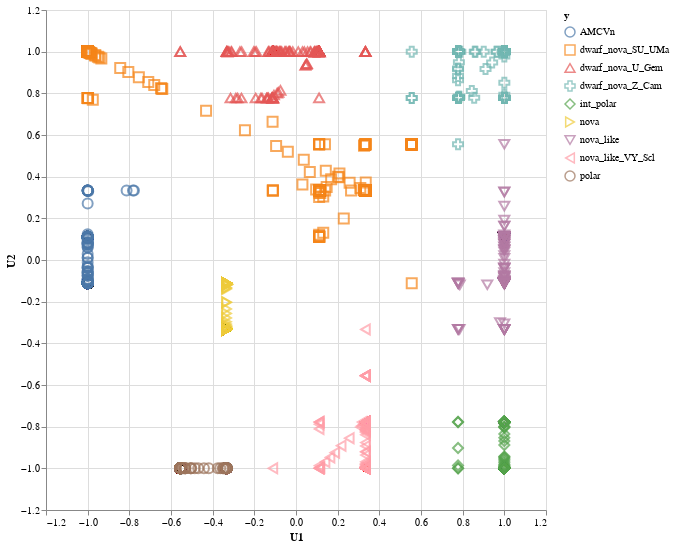

The notebook cell saved with this chart:
### Code cell
alt.Chart(mean_u_labels, width=500, height=500).mark_point(size=100).encode(
    x='U1', 
    y='U2',
    color= 'y',
    shape='y',
    tooltip=['y']
    # opacity=alt.condition(selection, alt.value(1), alt.value(0.2))
    )

### Figure 1 — Vega-Lite specification as saved in the notebook (floating-point values rounded to 4 significant figures; data arrays with more than 128 entries replaced by an {"elided": "..."} marker saying what was removed)
{"config": {"view": {"continuousWidth": 300, "continuousHeight": 300}}, "data": {"name": "data-93af94eb253bdd4909443aa8be6a5316"}, "mark": {"type": "point", "size": 100}, "encoding": {"color": {"field": "y", "type": "nominal"}, "shape": {"field": "y", "type": "nominal"}, "tooltip": [{"field": "y", "type": "nominal"}], "x": {"field": "U1", "type": "quantitative"}, "y": {"field": "U2", "type": "quantitative"}}, "height": 500, "width": 500, "$schema": "https://vega.github.io/schema/vega-lite/v5.8.0.json", "datasets": {"data-93af94eb253bdd4909443aa8be6a5316": {"elided": "3479 records"}}}
